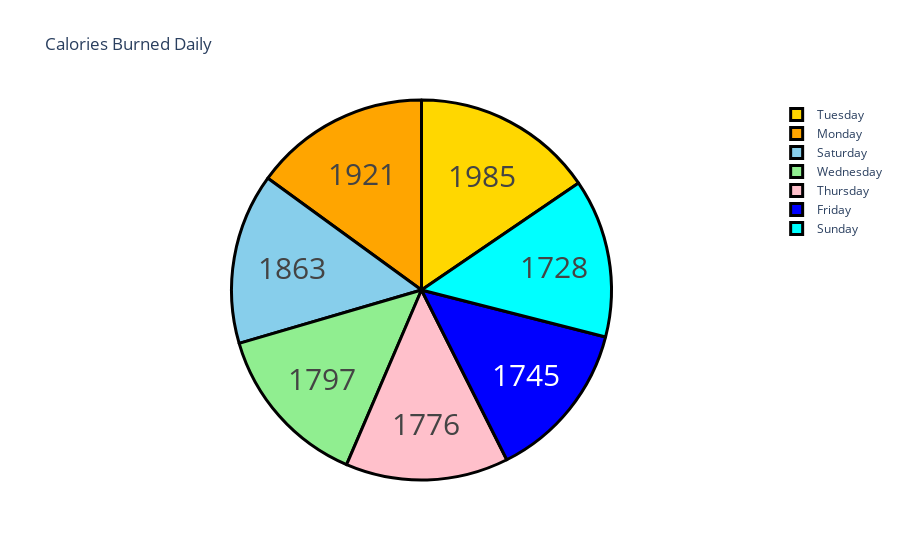

The cell this chart's notebook holds for it:
### Markdown cell above
Based on the lifestyle of all individuals in the dataset, Thursday appears to be the least active day. Let's now investigate the number of calories burned on each day of the week.

### Code cell
calories = data["Day"].value_counts()
label = calories.index
counts = data["Calories"]
colors = ['gold','lightgreen', "pink", "blue", "skyblue", "cyan", "orange"]

fig = go.Figure(data=[go.Pie(labels=label, values=counts)])
fig.update_layout(title_text='Calories Burned Daily')
fig.update_traces(hoverinfo='label+percent', textinfo='value', textfont_size=30,
                  marker=dict(colors=colors, line=dict(color='black', width=3)))
fig.show()

### Figure 1 — Plotly figure (JSON) as saved in the notebook; plotly's stock layout.template omitted (floating-point values rounded to 4 significant figures; data arrays with more than 128 entries replaced by an {"elided": "..."} marker saying what was removed)
{"data": [{"hoverinfo": "label+percent", "labels": ["Tuesday", "Wednesday", "Thursday", "Friday", "Saturday", "Sunday", "Monday"], "marker": {"colors": ["gold", "lightgreen", "pink", "blue", "skyblue", "cyan", "orange"], "line": {"color": "black", "width": 3}}, "textfont": {"size": 30}, "textinfo": "value", "type": "pie", "values": {"elided": "940 int values"}}], "layout": {"autosize": true, "title": {"text": "Calories Burned Daily"}}}
